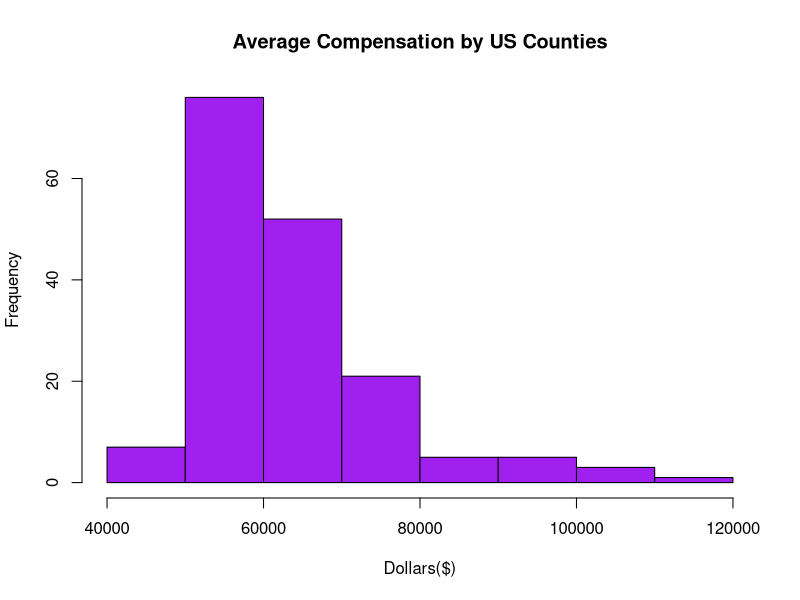
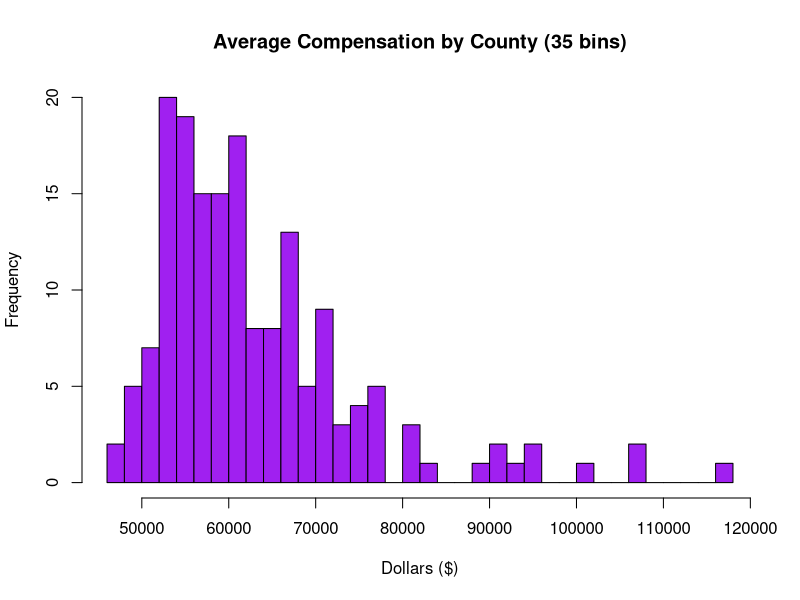
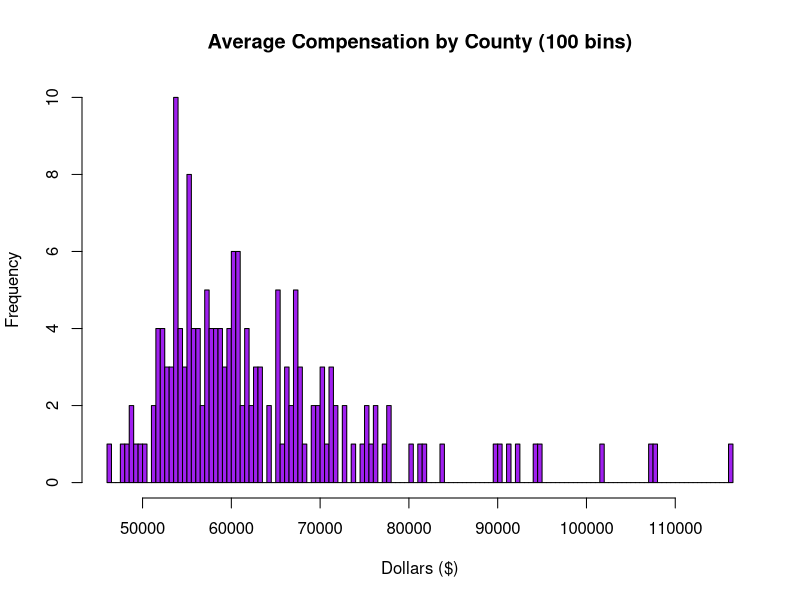
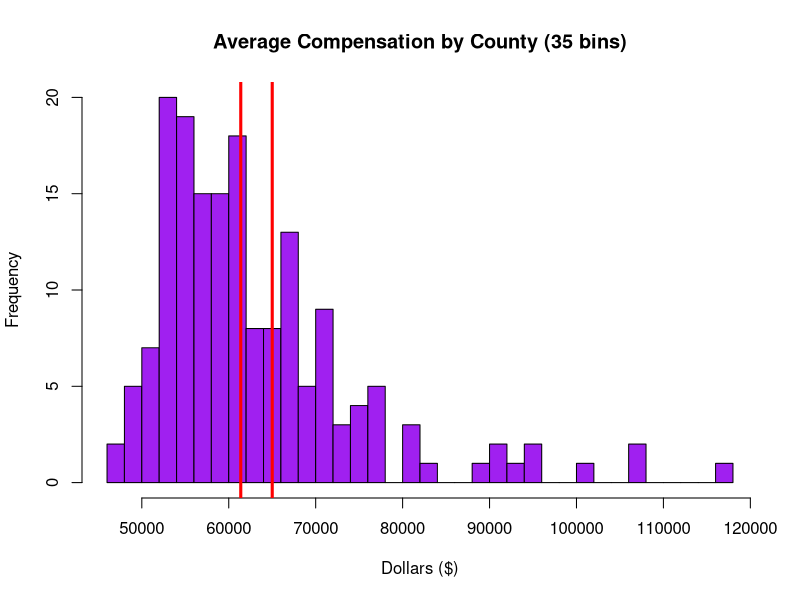

Reproduce these figures in R, in order.
## ---- chunk 1
knitr::opts_chunk$set(echo = TRUE)
## ---- chunk 2
setwd("/Users/roshanmehta/Downloads/PSTAT/PSTAT 105/pstat105-nonparametric-methods/data_files")
compensation <- scan("compensation.txt", n=170, skip=3)
hist(compensation, col="purple",main="Average Compensation by US Counties", xlab="Dollars($)")
## ---- chunk 3
hist(compensation, main="Average Compensation by County (35 bins)",xlab="Dollars ($)", breaks=35, col="purple")
hist(compensation, main="Average Compensation by County (100 bins)",xlab="Dollars ($)",breaks=100, col="purple")
## ---- chunk 4
t.stat <- t.test(compensation, conf.level=0.95)
ci <- t.stat$conf.int
ci
## ---- chunk 5
hist(compensation, main="Average Compensation by County (35 bins)",xlab="Dollars ($)", breaks=35, col="purple")
abline(v=ci, col='red', lwd=3)
## ---- chunk 6
mean(compensation <= 50000)
## ---- chunk 7
(theta.hat <- mean(compensation <= 80000))
## ---- chunk 8
(theta.hat-0.75)/sqrt(0.75*0.25/170)
## ---- chunk 9
2*pnorm((theta.hat-0.75)/sqrt(0.75*0.25/170),lower.tail = FALSE)
## ---- chunk 10
pbinom(170*theta.hat,size=170,p=0.75, lower.tail=FALSE) + pbinom((2*170*.75 - 170*theta.hat),size=170,p=0.75)
